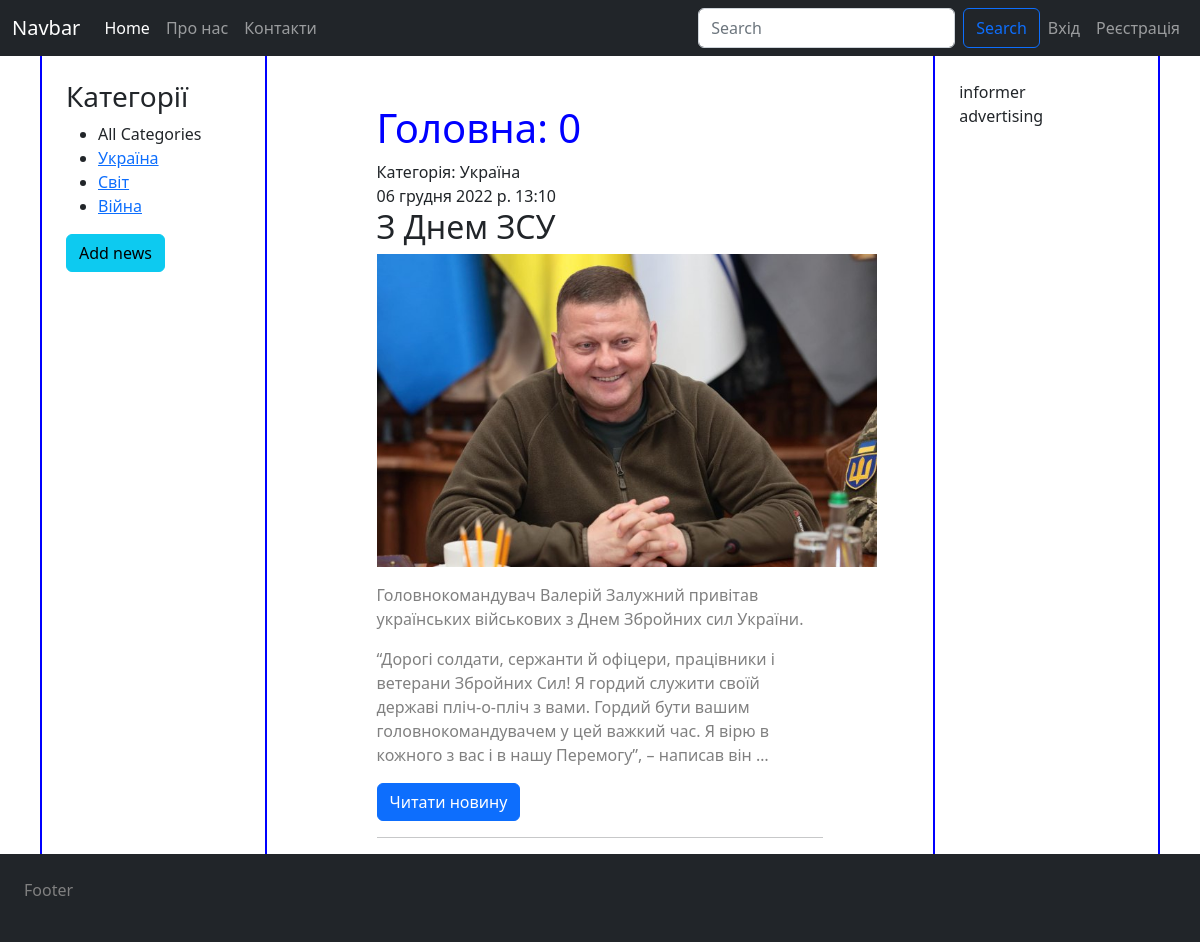
The app's page /, older data.
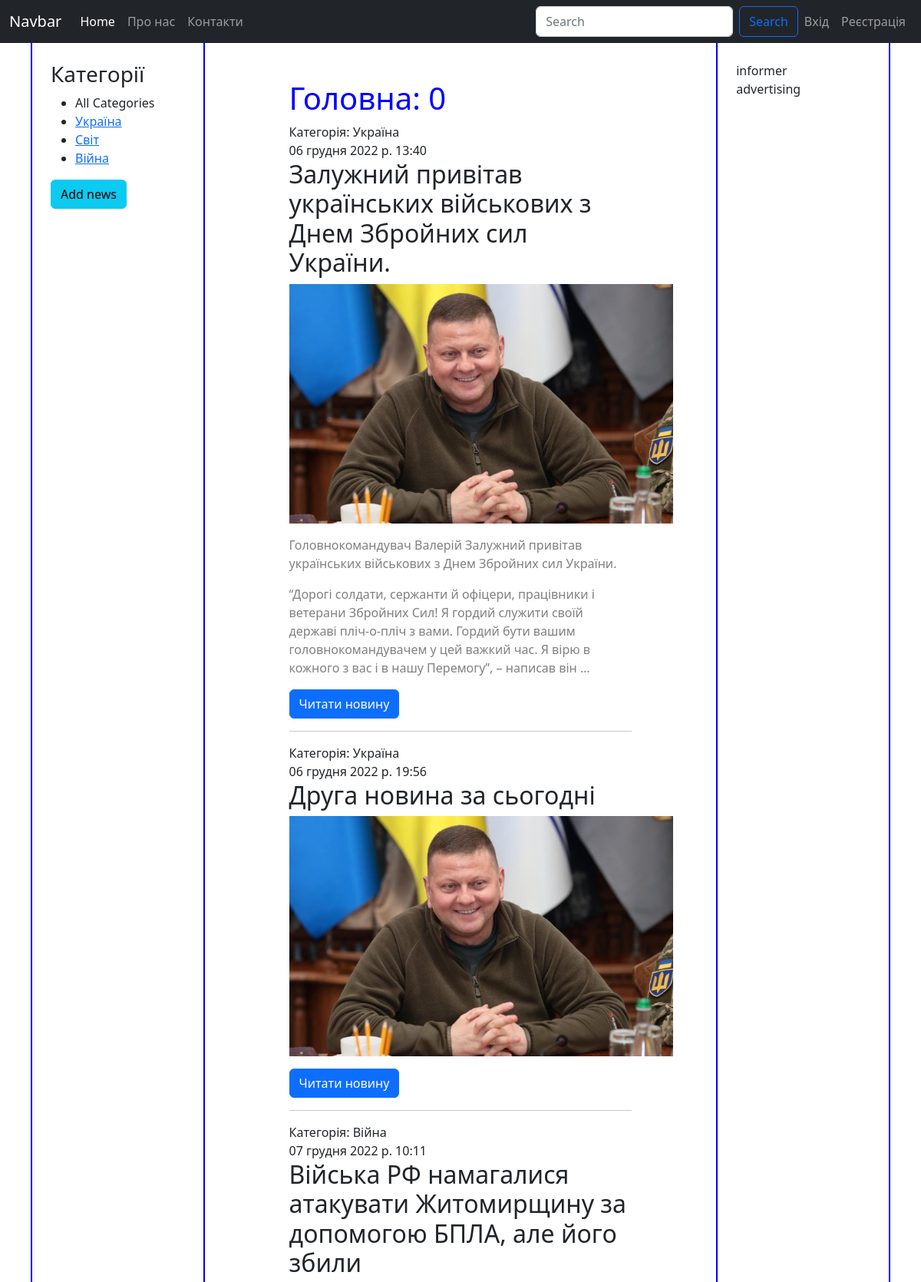
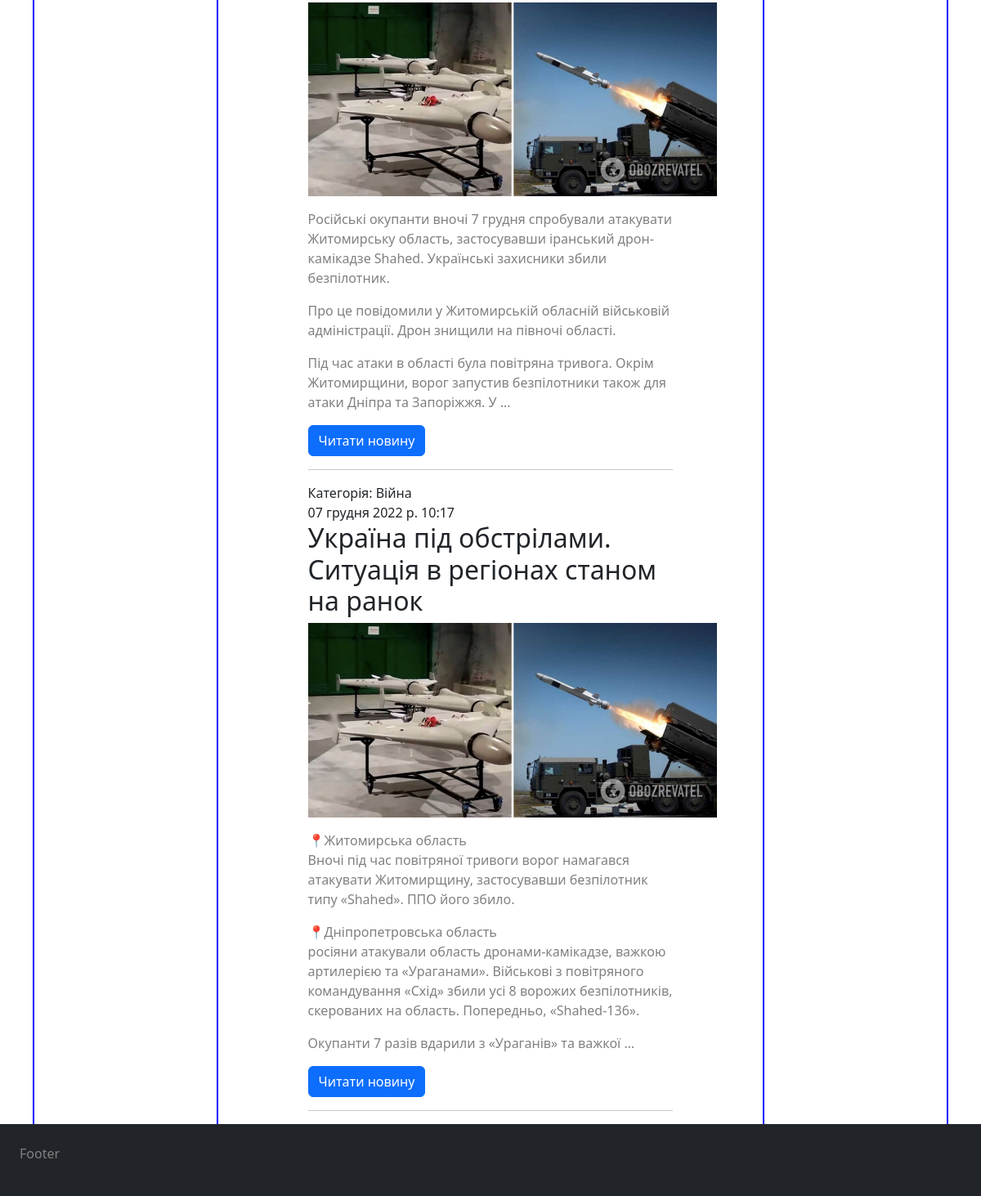
The same page, newer data (2 pictures, top to bottom).
### posts/models.py (models this page shows, shortened)
class Category(models.Model):
    name = models.CharField(max_length=100, db_index=True, verbose_name="Категорії")
    slug = models.SlugField(max_length=255, unique=True, db_index=True, verbose_name="URL")
    def __str__(self):
        return self.name
    def get_absolute_url(self):
        return reverse('category', kwargs={'categories_id': self.pk})
    class Meta:
        verbose_name = "Категорія"
        verbose_name_plural = "Категорії"
        ordering = ['-name']

class News(models.Model):
    title = models.CharField(max_length=255, verbose_name="Заголовок")
    slug = models.SlugField(max_length=255, unique=True, db_index=True, verbose_name="URL" )
    content = models.TextField('Зміст', blank=True)
    photo = models.ImageField(upload_to="photos/%Y/%m/%d/")
    time_create = models.DateTimeField(auto_now_add=True, verbose_name="Дата створення")
    time_update = models.DateTimeField(auto_now=True)
    is_published = models.BooleanField(default=True, verbose_name="Опубліковано")
    categories = models.ForeignKey('Category', on_delete=models.PROTECT, verbose_name="Категорії")
    def get_absolute_url(self):
        return reverse('news', kwargs={'news_id': self.pk})
    class Meta:
        verbose_name = "Новина"
        verbose_name_plural = "Новини"
        ordering = ['id']

### posts/views.py (the view)
# urls.py: path('', index, name="home"),
def index(request):
    news = News.objects.all()
    categories = Category.objects.all()
    context = {
        'title': "Головна",
        'posts': news,
        'categories': categories,
        'category_selected': 0
    }
    return render(request, 'posts/index.html', context)

### templates/posts/index.html
{% extends 'posts/base.html' %}
{% load static %}
{% block content %}
            <div class="col-8 mx-auto mt-5">
                <h1>{{title}}: {{category_selected}}</h1>
                {% for post in posts %}
                <div class="row">
                    <span>Категорія: {{post.categories}}</span>
                    <span>{{post.time_update}}</span>
                </div>
                <h2>{{post.title}}</h2>
                <img width="500" src="{{post.photo.url}}" alt="pic">
                <p>{{post.content|linebreaks|truncatewords:50}}</p>
                <p class=""><a class="btn btn-primary" href="{{ post.get_absolute_url }}">Читати новину</a></p>
                <hr>
                {% endfor %}
            </div>
{% endblock %}

### templates/posts/base.html (shortened to what this page needs)
<!doctype html>
{% load static %}
<html lang="en">
<head>
    <link href="https://cdn.jsdelivr.net/npm/bootstrap@5.2.3/dist/css/bootstrap.min.css" rel="stylesheet">
    <link rel="stylesheet" href="{% static 'css/style.css' %}">
</head>
<body>
{% include 'posts/includes/header.html' %}
<div class="container d-flex">
    <aside class="p-4">
        <h3>Категорії</h3>
        <ul>
            {% if category_selected == 0 %}
                <li>All Categories</li>
            {% else %}
                <li><a href="{% url 'home' %}">All Categories</a></li>
            {% endif %}
            {% for category in categories %}
                {% if category.pk == category_selected %}
                    <li class="selected">{{category.name}}</li>
                {% else %}
                    <li><a href="{{ category.get_absolute_url }}">{{category.name}}</a></li>
                {% endif %}
            {% endfor %}
        </ul>
        <a href="#" class="btn btn-info" role="button"> Add news</a>
    </aside>
    <main>
        {% block content %}
        {% endblock %}
    </main>
    <aside class="p-4">
        <div class="inform">
            informer
        </div>
        <div class="adv">
            advertising
        </div>
    </aside>
</div>
{% include 'posts/includes/footer.html' %}
</body>
</html>

### templates/posts/includes/header.html (shortened to what this page needs)
<header>
    <nav class="nav navbar navbar-expand-lg navbar-dark bg-dark pr-4">
  <div class="container-fluid ">
    <a class="navbar-brand" href="{% url 'home' %}">Navbar</a>
    <div class="collapse navbar-collapse d-flex justify-content-between" id="navbarSupportedContent">
      <div class="navbar-nav">
        <a class="nav-link active" aria-current="page" href="{% url 'home' %}">Home</a>
        <a class="nav-link" href="{% url 'about' %}">Про нас</a>
        <a class="nav-link" href="{% url 'contacts' %}">Контакти</a>
      </div>
        <div class="navbar-nav">
<form class="d-flex" role="search">
        <input class="form-control me-2" type="search" placeholder="Search" aria-label="Search">
        <button class="btn btn-outline-primary" type="submit">Search</button>
      </form>
        <a class="nav-link" href="{% url 'login' %}">Вхід</a>
        <a class="nav-link" href="{% url 'register' %}">Реєстрація</a>
      </div>
    </div>
  </div>
</nav>
</header>

### templates/posts/includes/footer.html
<footer class="navbar navbar-dark bg-dark container-fluid p-4"><p class="center">Footer</p></footer>

### static/css/style.css (style rules this page uses)
h1 { color: blue; }
p { color: grey; }
aside { width: 50%; outline: 2px solid blue; }
header { color: aliceblue; }
footer { text-align: center; color: aliceblue; }

Row changes from the older to the newer data that the page shows:
changed News: time_update "06 грудня 2022 р. 13:10" → "06 грудня 2022 р. 13:40"; title "З Днем ЗСУ" → "Залужний привітав українських військових з Днем Збройних сил України."
added News: categories "Україна", time_update "06 грудня 2022 р. 19:56", title "Друга новина за сьогодні", photo (picture)
added News: categories "Війна", time_update "07 грудня 2022 р. 10:11", title "Війська РФ намагалися атакувати Житомирщину за допомогою БПЛА, але його збили", photo (picture), content "Російські окупанти вночі 7 грудня спробували атакувати Житомирську область, застосувавши іранський дрон-камікадзе Shahed. Українські захисники збили безпілотник. Про це повідомили у Житомирській обласній військовій адміністрації. Дрон знищили на півночі області. Під час атаки в області була повітряна тривога. Окрім Житомирщини, ворог запустив безпілотники також для атаки Дніпра та Запоріжжя. У …"
added News: categories "Війна", time_update "07 грудня 2022 р. 10:17", title "Україна під обстрілами. Ситуація в регіонах станом на ранок", photo (picture), content "📍Житомирська область Вночі під час повітряної тривоги ворог намагався атакувати Житомирщину, застосувавши безпілотник типу «Shahed». ППО його збило. 📍Дніпропетровська область росіяни атакували область дронами-камікадзе, важкою артилерією та «Ураганами». Військові з повітряного командування «Схід» збили усі 8 ворожих безпілотників, скерованих на область. Попередньо, «Shahed-136». Окупанти 7 разів вдарили з «Ураганів» та важкої …"
